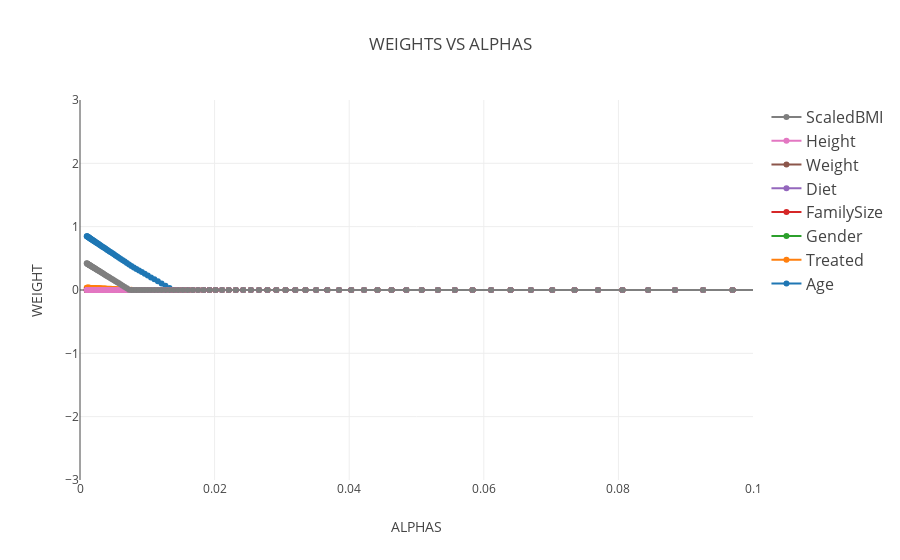

Source (notebook cell):
### Markdown cell above
## WEIGHT VS ALPHA ##

### Code cell
data = []
for beta in range(len(X_train.columns)):
    trace = go.Scatter(
        x = alphas,
        y = coefs[:,beta],
        mode='lines+markers',
        name = X_train.columns[beta],
        line=dict(shape='linear')
    )
    data.append(trace)
layout = dict(
    title='WEIGHTS VS ALPHAS',
    yaxis = dict(
        range = [-3,3],
        title='WEIGHT'
    ),
    xaxis = dict(
        range = [0,0.1],
        title='ALPHAS'
    ),
    legend=dict(
        traceorder='reversed',
        font=dict(size=16)
    ))

fig = dict(data=data, layout=layout)
plot.iplot(fig, filename='WEIGHT_VS_ALPHA_SYSTOLICBP')

### Figure 1 — Plotly figure (JSON) as saved in the notebook; plotly's stock layout.template omitted (floating-point values rounded to 4 significant figures; data arrays with more than 128 entries replaced by an {"elided": "..."} marker saying what was removed)
{"data": [{"line": {"shape": "linear"}, "mode": "lines+markers", "name": "Age", "type": "scatter", "x": {"elided": "300 float values"}, "y": {"elided": "300 float values"}}, {"line": {"shape": "linear"}, "mode": "lines+markers", "name": "Treated", "type": "scatter", "x": {"elided": "300 float values"}, "y": {"elided": "300 float values"}}, {"line": {"shape": "linear"}, "mode": "lines+markers", "name": "Gender", "type": "scatter", "x": {"elided": "300 float values"}, "y": {"elided": "300 int values"}}, {"line": {"shape": "linear"}, "mode": "lines+markers", "name": "FamilySize", "type": "scatter", "x": {"elided": "300 float values"}, "y": {"elided": "300 int values"}}, {"line": {"shape": "linear"}, "mode": "lines+markers", "name": "Diet", "type": "scatter", "x": {"elided": "300 float values"}, "y": {"elided": "300 int values"}}, {"line": {"shape": "linear"}, "mode": "lines+markers", "name": "Weight", "type": "scatter", "x": {"elided": "300 float values"}, "y": {"elided": "300 int values"}}, {"line": {"shape": "linear"}, "mode": "lines+markers", "name": "Height", "type": "scatter", "x": {"elided": "300 float values"}, "y": {"elided": "300 int values"}}, {"line": {"shape": "linear"}, "mode": "lines+markers", "name": "ScaledBMI", "type": "scatter", "x": {"elided": "300 float values"}, "y": {"elided": "300 float values"}}], "layout": {"legend": {"font": {"size": 16}, "traceorder": "reversed"}, "title": "WEIGHTS VS ALPHAS", "xaxis": {"range": [0, 0.1], "title": "ALPHAS"}, "yaxis": {"range": [-3, 3], "title": "WEIGHT"}}}
